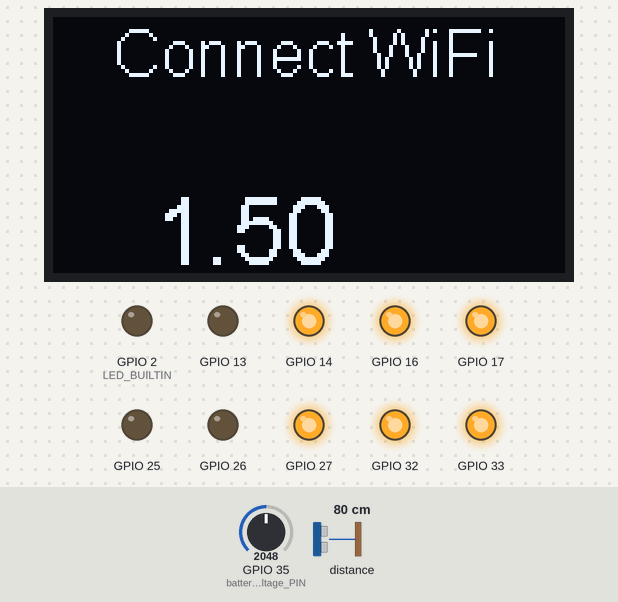
The sketch below on a simulated ESP32. On the bench: 128×64 one-colour display, output pins drawn as LEDs (lit = HIGH). Inputs (shaded band) come from the test bench; at power-on: GPIO 35 (battery_voltage_PIN) = 2048, distance to the obstacle 80 cm. WiFi joins after 1.5 s; servers stay silent unless stated; what the sketch prints to the serial monitor is not drawn.

Above: at 2.6 s.
Timing chart, 0 to 4.1 s (numbered marks = the images above):
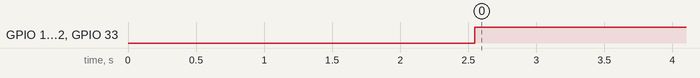

Measured:
- by itself, GPIO 14, GPIO 16, GPIO 17, GPIO 27, GPIO 32, GPIO 33: LOW → HIGH at 2.5 s

The sketch:

MiniRobo1_distance.ino
```cpp
// 12/9に動作確認済みのただモーターを動かすだけのやつ
#include <WiFi.h>
#include <WiFiUdp.h>
#include <ArduinoJson.h>
#include <Wire.h>
#include "SSD1306.h"  //ディスプレイ用ライブラリを読み込み
#include "Adafruit_VL53L0X.h"

Adafruit_VL53L0X lox = Adafruit_VL53L0X();

unsigned long last_receive_time;

#define LED_BUILTIN 2

String incomingStrings;  // for incoming serial data

unsigned long startTime, stopTime;

int serialLoopCount = 0;

int temp = 0;

int every50thExecution = 0;

const char* ssid = "明志-2g";
const char* password = "nitttttc";
const char* python_ip = "192.168.211.68";
const int python_port = 12346;

//本体裏側　0x78に接続→0x3C 0x7A→0x3A
SSD1306 display(0x3c, 21, 22);  //SSD1306インスタンスの作成（I2Cアドレス,SDA,SCL）

WiFiUDP udp;

typedef struct {
  int PWM_channels;
  int PWM;
  int INA;
  int INB;
} dataDictionary;

const dataDictionary PIN_array[]{
  { 0, 25, 32, 33 },
  { 1, 26, 14, 27 },
  { 2, 13, 16, 17 },  ////////////////////////変える
};

float battery_voltage = 0;
int battery_voltage_PIN = 35;
bool low_battery_voltage = false;
int tof_sensor = 0;
float distance_raw = 0;

String jsonString = "{}";

void setup() {
  pinMode(LED_BUILTIN, OUTPUT);
  pinMode(battery_voltage_PIN, INPUT);

  Serial.begin(921600);

  display.init();                     //ディスプレイを初期化
  display.setFont(ArialMT_Plain_16);  //フォントを設定

  if (!lox.begin()) {
    Serial.println(F("Failed to boot VL53L0X"));
    while (1)
      ;
  }

  lox.startRangeContinuous();

  delay(1000);

  connectToWiFi();

  for (int i = 0; i < 3; i++) {
    //INA,INBの設定
    pinMode(PIN_array[i].INA, OUTPUT);
    pinMode(PIN_array[i].INB, OUTPUT);
    //PWM初期化
    ledcSetup(PIN_array[i].PWM_channels, 10000, 8);  // PWM 周波数: 10kHz 8bit
    ledcAttachPin(PIN_array[i].PWM, PIN_array[i].PWM_channels);
  }
}

void connectToWiFi() {
  Serial.println("Connecting to WiFi");
  display.drawString(15, 0, "Connect WiFi");
  display.display();  //指定された情報を描画
  WiFi.begin(ssid, password);
  while (WiFi.status() != WL_CONNECTED) {
    delay(100);
    Serial.print(".");
  }
  Serial.println("\nConnected to WiFi");
  Serial.print("IP address:");
  Serial.println(WiFi.localIP());
  udp.begin(12345);  // Choose any available local port
  display.setFont(ArialMT_Plain_24);
  display.drawString(25, 40, String(WiFi.localIP()[2]) + "." + String(WiFi.localIP()[3]));
  display.display();  //指定された情報を描画
}


void loop() {
  int packetSize = udp.parsePacket();
  if (packetSize) {
    char packetData[255];
    udp.read(packetData, sizeof(packetData));
    packetData[packetSize] = '\0';  // 文字列の終端を追加

    // 受信したデータを変数に保存
    String json = String(packetData);

    Serial.print("Received data: ");
    Serial.print(json);

    // udp.beginPacket(python_ip, python_port);
    // udp.print(json);
    // udp.endPacket();

    startTime = micros();

    // json = "{'motor1':{'speed':-128},'motor2':{'speed':-128},'motor3':{'speed':-128}";

    // JSON用の固定バッファを確保。
    StaticJsonDocument<300> doc;  // deserializeJson() failed: NoMemory とSerialで流れたらここの値を大きくする

    // Deserialize the JSON document
    DeserializationError error = deserializeJson(doc, json);

    if (error) {
      Serial.print(F("deserializeJson() failed: "));
      Serial.println(error.f_str());
      return;
    }
    last_receive_time = millis();
    if (doc.containsKey("motor1")) {
      // Serial.println(String(doc["motor1"]["speed"].as<float>()));
      PWM(1, doc["motor1"]["speed"]);
      analogWrite(LED_BUILTIN, abs(int(doc["motor1"]["speed"])));
    }
    if (doc.containsKey("motor2")) {
      // Serial.println(String(doc["motor2"]["speed"].as<float>()));
      PWM(2, doc["motor2"]["speed"]);
    }
    if (doc.containsKey("motor3")) {
      // Serial.println(String(doc["motor3"]["speed"].as<float>()));
      PWM(3, doc["motor3"]["speed"]);
    }

    // const char* motor1 = doc["motor1"];

    stopTime = micros();
    // Serial.print(stopTime - startTime);
    // Serial.println("us");
  }

  every50thExecution += 1;
  if (every50thExecution > 47) {
    every50thExecution = 0;
    // 電圧監視
    battery_voltage = analogRead(35) * 4.034 * 3.3 / 4096;
    if (battery_voltage < 9) {
      low_battery_voltage = true;
      // digitalWrite(23, HIGH);
    } else if (battery_voltage < 10) {
      low_battery_voltage = false;
      // ブザーを鳴らす
      // digitalWrite(23, HIGH);
    } else {
      low_battery_voltage = false;
      // digitalWrite(23, LOW);
    }

    udp.beginPacket(python_ip, python_port);
    jsonString = "{\"battery_voltage\":" + String(battery_voltage, 2) + "}";
    udp.print(jsonString);
    udp.endPacket();

    // WiFiが途切れたら再接続する
    if (WiFi.status() != WL_CONNECTED) {
      connectToWiFi();
    }
  }

  if (millis() - last_receive_time > 500) {
    // 最後の受信から500msたったら 強制停止
    for (int i = 0; i < 3; i++) {
      digitalWrite(PIN_array[i].INA, HIGH);
      digitalWrite(PIN_array[i].INB, HIGH);
    }
  }

  if (low_battery_voltage == true) {
    if (temp > 100) {
      for (int i = 0; i < 3; i++) {
        digitalWrite(PIN_array[i].INA, HIGH);
        digitalWrite(PIN_array[i].INB, HIGH);
      }
    }
  }

  if (lox.isRangeComplete()) {
    Serial.print("Distance in mm: ");
    Serial.println(lox.readRange());
    distance_raw = lox.readRange();
    Serial.println(distance_raw);
    udp.beginPacket(python_ip, python_port);
    jsonString = "{\"distance_distance\":" + String(distance_raw, 2) + "}";
    udp.print(jsonString);
    udp.endPacket();
  }

  delay(1);
}

void PWM(int motor_id, int duty) {
  if (low_battery_voltage == false) {
    temp = 0;
    if (duty == 0) {
      //VCCブレーキ
      digitalWrite(PIN_array[motor_id - 1].INA, HIGH);
      digitalWrite(PIN_array[motor_id - 1].INB, HIGH);
    } else if (duty > 0) {
      // 正転
      digitalWrite(PIN_array[motor_id - 1].INA, HIGH);
      digitalWrite(PIN_array[motor_id - 1].INB, LOW);
    } else if (duty < 0) {
      // 逆転
      digitalWrite(PIN_array[motor_id - 1].INA, LOW);
      digitalWrite(PIN_array[motor_id - 1].INB, HIGH);
    }
    ledcWrite(PIN_array[motor_id - 1].PWM_channels, abs(duty));
  } else {
    temp = temp + 1;
    if (temp > 100) {
      for (int i = 0; i < 3; i++) {
        digitalWrite(PIN_array[i].INA, HIGH);
        digitalWrite(PIN_array[i].INB, HIGH);
      }
    }
  }
}
```
